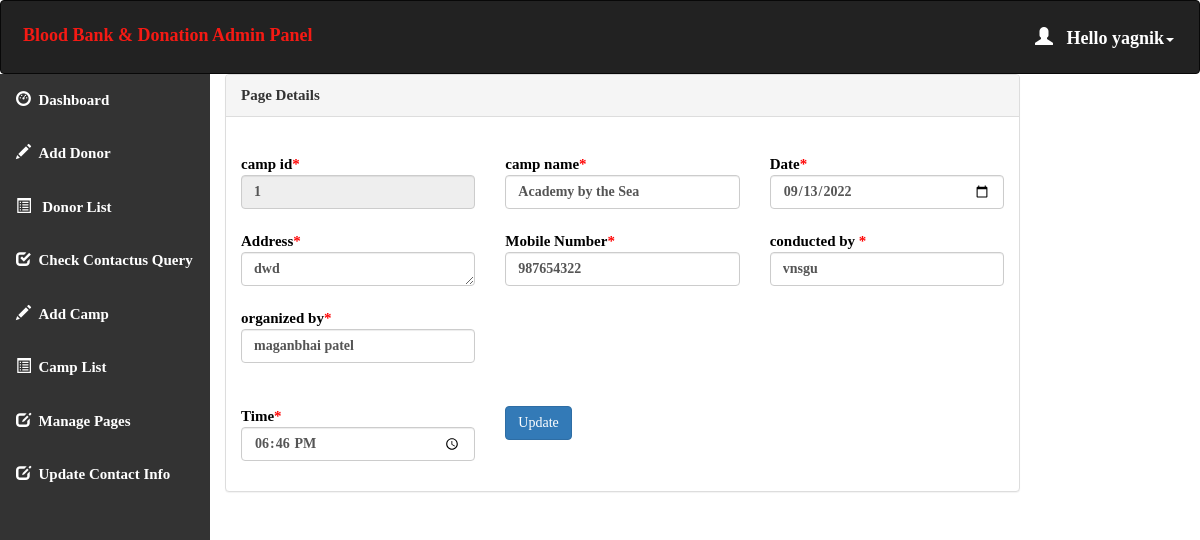
The page /admin/update_camp_details.php?id=1 (signed in) on the database its author committed.
### tables this page shows
CREATE TABLE `camp` (
  `camp_id` int(11) NOT NULL,
  `date` date NOT NULL,
  `camp_name` text NOT NULL,
  `address` varchar(50) NOT NULL,
  `contact` int(10) NOT NULL,
  `conductedby` text NOT NULL,
  `organizedby` text NOT NULL,
  `time` varchar(10) NOT NULL
);

### admin/update_camp_details.php (the view, shortened to what this page needs)
<html>
<head>
  <link rel="stylesheet" href="https://maxcdn.bootstrapcdn.com/bootstrap/3.4.1/css/bootstrap.min.css">
</head>
<body style="color:black">
  <?php
  include 'conn.php';
    if (isset($_SESSION['loggedin']) && $_SESSION['loggedin'] == true) {
    ?>
<div id="header">
<?php include 'header.php';
?>
</div>
<div id="sidebar">
<?php $active ="";
include 'sidebar.php'; ?>
</div>
<div id="content">
  <div class="content-wrapper">
    <div class="container-fluid">
      <div class="row">
        <div class="col-md-10">
          <div class="panel panel-default">
            <div class="panel-heading">Page Details</div>
            <div class="panel-body">
           <?php include 'conn.php';
 $id=$_GET["id"];
 $sql = "SELECT * FROM `camp` WHERE camp_id='$id'";
 $result = mysqli_query($conn, $sql);
 if (!$result){
    echo "query failed: ";
   }else{
       $rows = mysqli_num_rows($result);
 }
 if ($rows) {
    while ($row = mysqli_fetch_array($result)){
 ?>
            <form  method="post">
      <div class="row">
      <div class="col-lg-4 mb-4"><br>
      <div class="font-italic">camp id<span style="color:red">*</span></div>
      <div><input type="text" name="camp_id" class="form-control" value="<?php echo $row['camp_id'] ?>"  readonly></div>
      </div>
      <div class="col-lg-4 mb-4"><br>
      <div class="font-italic">camp name<span style="color:red">*</span></div>
      <div><input type="text" name="camp_name" class="form-control" value="<?php echo $row['camp_name'] ?>"  required></div>
      </div>
      <div class="col-lg-4 mb-4"><br>
      <div class="font-italic">Date<span style="color:red">*</span></div>
      <div><input type="date" name="date" class="form-control" required value="<?php echo $row['date']?>"></div>
      </div>
      <div class="col-lg-4 mb-4"><br>
      <div class="font-italic">Address<span style="color:red">*</span></div>
      <div><textarea name="address" id="" cols="2" rows="1" class="form-control"  required><?php echo $row['address'] ?></textarea></div>
      </div>
      <div class="col-lg-4 mb-4"><br>
      <div class="font-italic">Mobile Number<span style="color:red">*</span></div>
      <div><input type="tel" name="contact"  pattern="[0-9]{10}" class="form-control"  value="<?php echo $row['contact'] ?>" required></div>
      </div>
      <div class="col-lg-4 mb-4"><br>
      <div class="font-italic">conducted by <span style="color:red">*</span></div>
      <div><input type="text" name="conductedby" class="form-control"  value="<?php echo $row['conductedby'] ?>" required></div>
      </div>
      <div class="col-lg-4 mb-4"><br>
      <div class="font-italic">organized by<span style="color:red">*</span></div>
      <div><input type="text" name="organizedby"  class="form-control" value="<?php echo $row['organizedby'] ?>" required></div>
      </div>
      </div>
     <br>
          <div class="row">
          <div class="col-lg-4 mb-4"><br>
      <div class="font-italic">Time<span style="color:red">*</span></div>
      <div><input type="time" name="time"  class="form-control" value="<?php echo $row['time'] ?>" required></div>
      </div>
      <br>
        <div class="col-lg-4 mb-4">
        <div><button class="btn btn-primary" name="submit" type="submit">Update</button></div>
        </div>
      </div>
    </form>
<?php } }?>
    </div>
    </div>
    </div>
    </div>
            </div>
          </div>
        </div>
 <?php }
  ?>
</body>
</html>

### admin/header.php (shortened to what this page needs)
<!DOCTYPE html>
<html>
<head>
  <link rel="stylesheet" href="https://maxcdn.bootstrapcdn.com/bootstrap/3.4.1/css/bootstrap.min.css">
</head>
<body>
<nav class="navbar navbar-inverse">
  <div class="container-fluid">
    <div class="navbar-header">
      <a class="navbar-brand" id="qq" href="dashboard.php" style="color:#F51A14;">Blood Bank & Donation Admin Panel</a>
    </div>
    <ul class="nav navbar-nav navbar-right">
      <li class="dropdown"><a class="dropdown-toggle" id="qw" data-toggle="dropdown" href="#" style="font-weight:bold;color:white "> <span class="glyphicon glyphicon-user"></span>&nbsp&nbsp
        <?php
        include 'conn.php';
        $username=$_SESSION['username'];
        $sql="select * from admin_info where admin_username='$username'";
        $result=mysqli_query($conn,$sql) or die("query failed.");
        $row=mysqli_fetch_assoc($result);
        echo "Hello ".$row['admin_name'];
       ?><span class="caret"></span></a>
    </li>
    </ul>
  </div>
</nav>
</body></html>

### admin/update_camp_details.php (style rules this page uses)
#sidebar { position:relative;margin-top:-20px }
#content { position:relative;margin-left:210px }

### admin/header.php (style rules this page uses)
.navbar { background-color: #333333 ; padding: 10px 10px; color:#FF0404 ; position: fixed; }
.navbar a { float: left; color: white; text-align: center; padding: 12px; text-decoration: none; font-size: 18px; line-height: 25px; }
.navbar-brand { font-size: 25px; font-weight: bold; }
.navbar a { float: none; display: block; text-align: left; }
.navbar-right { float: none; }

### admin/sidebar.php (style rules this page uses)
body { margin: 0; font-family: 'Averia Gruesa Libre';font-size: 15px; color:#F8F9F9; }

### rows shown on the page
camp: camp_id "1", camp_name "Academy by the Sea", date "09/13/2022", address "dwd", contact "987654322", conductedby "vnsgu", organizedby "maganbhai patel", time "18:46"

### other values the page prints
$row['admin_name'] "yagnik"
